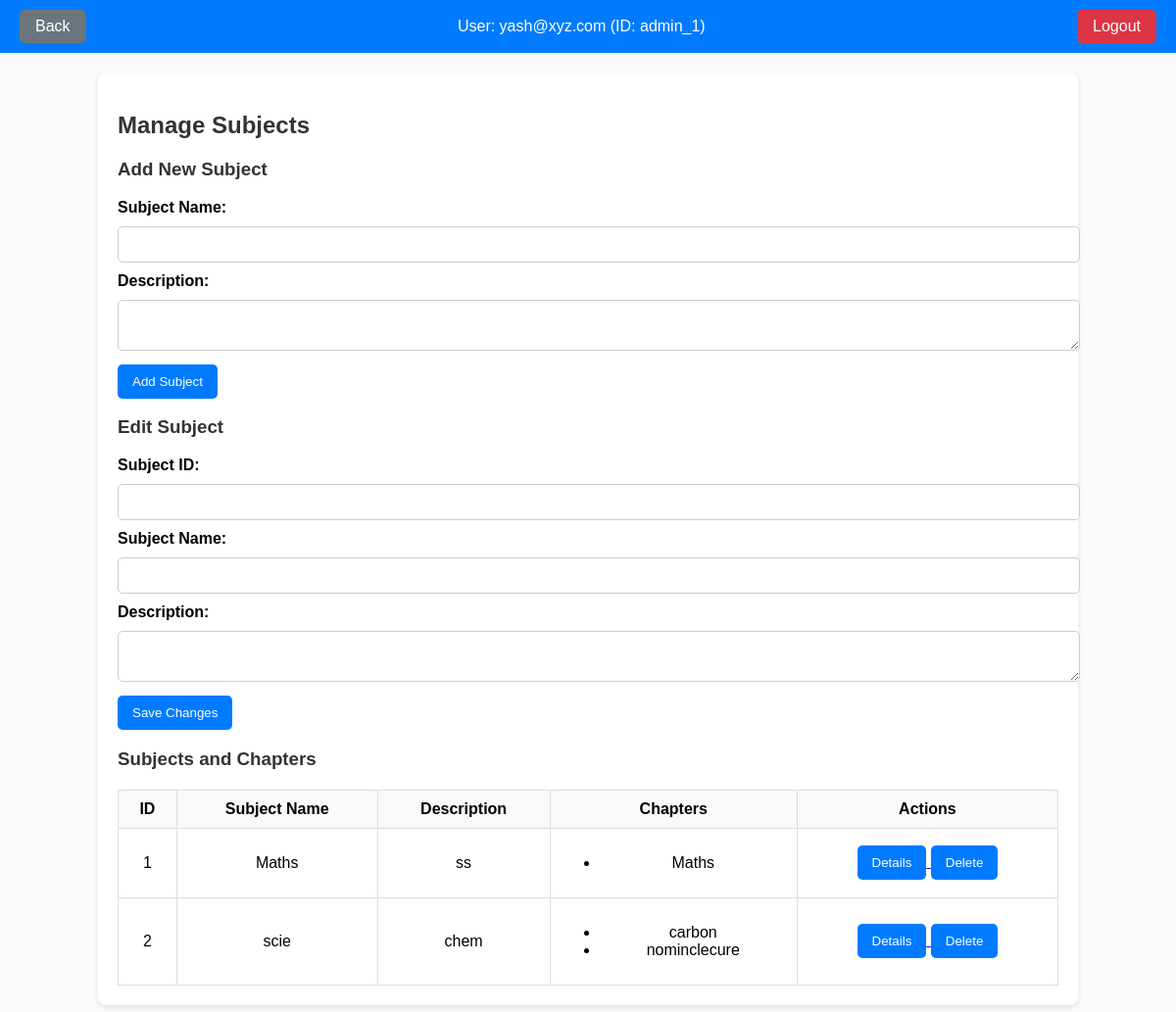
Screenshot of /admin/dashboard/subject (signed in) with the database file from the repository.
### controllers/model.py (models this page shows)
class Admin(db.Model):
    __tablename__ = 'Admin'
    id = db.Column(db.Integer, primary_key=True, autoincrement=True)
    name = db.Column(db.String(100), nullable=False)
    email = db.Column(db.String(120), nullable=False, unique=True)
    password = db.Column(db.String(255), nullable=False)

class Subject(db.Model):
    __tablename__ = 'Subject'
    id = db.Column(db.Integer, primary_key=True, autoincrement=True)
    name = db.Column(db.String(100), nullable=False)
    description = db.Column(db.Text)
    chapters = db.relationship('Chapter', backref='subject', lazy=True, cascade='all, delete-orphan')

class Chapter(db.Model):
    __tablename__ = 'Chapter'
    id = db.Column(db.Integer, primary_key=True, autoincrement=True)
    name = db.Column(db.String(100), nullable=False)
    description = db.Column(db.Text)
    subject_id = db.Column(db.Integer, db.ForeignKey('Subject.id', ondelete='CASCADE'), nullable=False)

### app.py (the view)
@app.route('/admin/dashboard/subject',methods=['GET','POST'])
@login_required
def admin_subject():
    return admin_Subject()

### app.py (called while the page is built)
@login_manager.user_loader
def load_user(user_id):
    role, user_id = user_id.split("_")
    if role == 'admin':
        admin = Admin.query.get(int(user_id))
        if admin:
            return UserLogin(f"admin_{admin.id}", "admin",admin.email)
    elif role == 'user':
        user = User.query.get(int(user_id))
        if user:
            return UserLogin(f"user_{user.id}", "user",user.email)
    return None

### controllers/admin.py (called while the page is built, shortened)
def admin_Subject():
    if current_user.role != "admin":
        return redirect(url_for('home'))
    elif request.method == 'GET':
        subjects = Subject.query.all()
        chapters =Chapter.query.all()
        subject_chapters = {}
        for subject in subjects:
            subject_chapters[subject] = [chapter for chapter in chapters if chapter.subject_id == subject.id]
        return render_template('admin/admin_subject.html',subjects=subjects,subject_chapters =subject_chapters)

### templates/admin/admin_subject.html (shortened to what this page needs)
<!DOCTYPE html>
<html lang="en">
<head>
</head>
<body>
    <div class="header">
        <a href="{{ url_for('admin_dashboard') }}" class="back-btn">Back</a>
        <div class="user-info">
            <span>User: {{ current_user.email }} (ID: {{ current_user.id }})</span>
        </div>
        <a href="{{ url_for('logout') }}" class="logout-btn">Logout</a>
    </div>
    <div class="container">
        <h2>Manage Subjects</h2>
        <h3>Add New Subject</h3>
        <form action='/admin/dashboard/subject' method="POST">
            <label for="name">Subject Name:</label>
            <input type="text" id="name" name="name" required>
            <label for="description">Description:</label>
            <textarea id="description" name="description" required></textarea>
            <button type="submit">Add Subject</button>
        </form>
        <h3>Edit Subject</h3>
        <form action='/admin/dashboard/subject' method="POST">
            <label for="edit_subject_id">Subject ID:</label>
            <input type="number" id="edit_subject_id" name="subject_id" required>
            <label for="edit_name">Subject Name:</label>
            <input type="text" id="edit_name" name="name" required>
            <label for="edit_description">Description:</label>
            <textarea id="edit_description" name="description" required></textarea>
            <button type="submit">Save Changes</button>
        </form>
        <h3>Subjects and Chapters</h3>
        <table>
            <thead>
                <tr>
                    <th>ID</th>
                    <th>Subject Name</th>
                    <th>Description</th>
                    <th>Chapters</th>
                    <th>Actions</th>
                </tr>
            </thead>
            <tbody>
                {% for subject in subjects %}
                <tr>
                    <td>{{ subject.id }}</td>
                    <td>{{ subject.name }}</td>
                    <td>{{ subject.description }}</td>
                    <td>
                        <ul>
                            {% for chapter in subject_chapters[subject] %}
                            <li>{{ chapter.name }}</li>
                            {% endfor %}
                        </ul>
                    </td>
                    <td>
                        <a href="{{ url_for('admin_chapter', subject_id=subject.id) }}" class="button">
                            <button type="button">Details</button>
                        </a>
                        <form action='/admin/dashboard/subject' method="POST" style="display:inline;">
                            <button type="submit"
                                onclick="return confirm('Are you sure you want to delete this subject?')">Delete</button>
                        </form>
                    </td>
                </tr>
                {% endfor %}
            </tbody>
        </table>
    </div>
</body>
</html>

### templates/admin/admin_subject.html (style rules this page uses)
body { font-family: Arial, sans-serif; margin: 0; padding: 0; background-color: #f8f9fa; }
.container { width: 80%; margin: 20px auto; background-color: white; padding: 20px; border-radius: 8px; box-shadow: 0 2px 5px rgba(0, 0, 0, 0.1); }
h2, h3 { color: #333; }
label { font-weight: bold; }
input, textarea { width: 100%; padding: 10px; margin: 10px 0; border: 1px solid #ccc; border-radius: 5px; }
button { padding: 10px 15px; border: none; background-color: #007bff; color: white; border-radius: 5px; cursor: pointer; }
table { width: 100%; border-collapse: collapse; margin-top: 20px; }
th, td { padding: 10px; border: 1px solid #ddd; text-align: center; }
th { background-color: #f8f9fa; }
.header { display: flex; justify-content: space-between; align-items: center; padding: 10px 20px; background-color: #007bff; color: white; }
.header .user-info { font-size: 16px; }
.logout-btn { background-color: #dc3545; padding: 8px 16px; border-radius: 5px; text-decoration: none; color: white; }
.header .back-btn { background-color: #6c757d; padding: 8px 16px; border-radius: 5px; text-decoration: none; color: white; }

### rows the page displays
Admin: email "yash@xyz.com"
Subject: id "1", name "Maths", description "ss"
Chapter: name "Maths"
Subject: id "2", name "scie", description "chem"
Chapter: name "carbon"
Chapter: name "nominclecure"

### other values shown
{{ current_user.id }} "admin_1"
